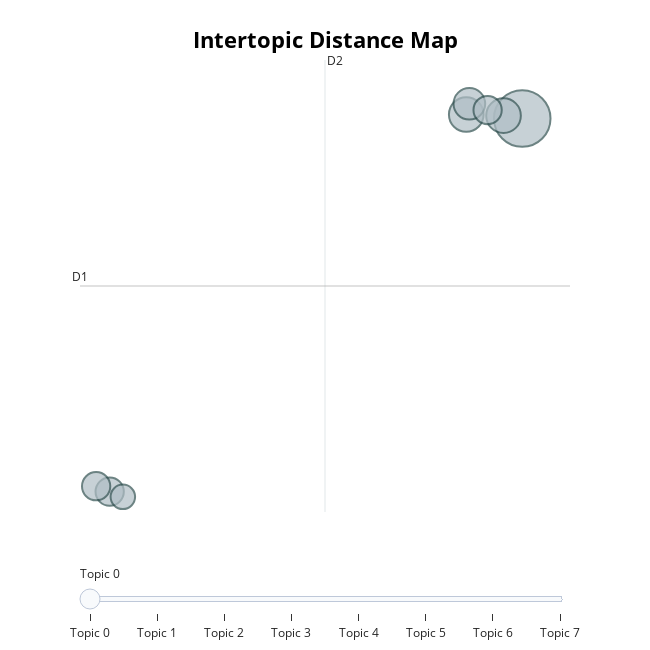

Here is the notebook cell this chart was saved with:
### Code cell
topic_model.visualize_topics()

### Figure 1 — Plotly figure (JSON) as saved in the notebook; plotly's stock layout.template omitted (floating-point values rounded to 4 significant figures)
{"data": [{"customdata": [[0, "world | america | people | nation | new", 16], [1, "government | country | public | people | citizens", 6], [2, "government | union | states | people | constitution", 6], [3, "great | government | states | people | united", 5], [4, "constitution | power | government | union | states", 4], [5, "let | world | new | know | nation", 4], [6, "men | nations | people | democracy | world", 4], [7, "century | new | people | government | nation", 3]], "hovertemplate": "<b>Topic %{customdata[0]}</b><br>%{customdata[1]}<br>Size: %{customdata[2]}", "legendgroup": "", "marker": {"color": "#B0BEC5", "line": {"color": "DarkSlateGrey", "width": 2}, "size": [16, 6, 6, 5, 4, 4, 4, 3], "sizemode": "area", "sizeref": 0.01, "symbol": "circle"}, "mode": "markers", "name": "", "orientation": "v", "showlegend": false, "type": "scatter", "x": [9.193, 7.578, 8.653, 7.667, 8.194, -2.715, -3.106, -2.335], "xaxis": "x", "y": [20.09, 20.37, 20.29, 21.15, 20.69, -6.935, -6.544, -7.315], "yaxis": "y"}], "layout": {"annotations": [{"showarrow": false, "text": "D1", "x": -3.572, "y": 7.953, "yshift": 10}, {"showarrow": false, "text": "D2", "x": 3.5, "xshift": 10, "y": 24.32}], "height": 650, "hoverlabel": {"bgcolor": "white", "font": {"family": "Rockwell", "size": 16}}, "legend": {"itemsizing": "constant", "tracegroupgap": 0}, "margin": {"t": 60}, "shapes": [{"line": {"color": "#CFD8DC", "width": 2}, "type": "line", "x0": 3.5, "x1": 3.5, "y0": -8.412, "y1": 24.32}, {"line": {"color": "#9E9E9E", "width": 2}, "type": "line", "x0": -3.572, "x1": 10.57, "y0": 7.953, "y1": 7.953}], "sliders": [{"active": 0, "pad": {"t": 50}, "steps": [{"args": [{"marker.color": [["red", "#B0BEC5", "#B0BEC5", "#B0BEC5", "#B0BEC5", "#B0BEC5", "#B0BEC5", "#B0BEC5"]]}], "label": "Topic 0", "method": "update"}, {"args": [{"marker.color": [["#B0BEC5", "red", "#B0BEC5", "#B0BEC5", "#B0BEC5", "#B0BEC5", "#B0BEC5", "#B0BEC5"]]}], "label": "Topic 1", "method": "update"}, {"args": [{"marker.color": [["#B0BEC5", "#B0BEC5", "red", "#B0BEC5", "#B0BEC5", "#B0BEC5", "#B0BEC5", "#B0BEC5"]]}], "label": "Topic 2", "method": "update"}, {"args": [{"marker.color": [["#B0BEC5", "#B0BEC5", "#B0BEC5", "red", "#B0BEC5", "#B0BEC5", "#B0BEC5", "#B0BEC5"]]}], "label": "Topic 3", "method": "update"}, {"args": [{"marker.color": [["#B0BEC5", "#B0BEC5", "#B0BEC5", "#B0BEC5", "red", "#B0BEC5", "#B0BEC5", "#B0BEC5"]]}], "label": "Topic 4", "method": "update"}, {"args": [{"marker.color": [["#B0BEC5", "#B0BEC5", "#B0BEC5", "#B0BEC5", "#B0BEC5", "red", "#B0BEC5", "#B0BEC5"]]}], "label": "Topic 5", "method": "update"}, {"args": [{"marker.color": [["#B0BEC5", "#B0BEC5", "#B0BEC5", "#B0BEC5", "#B0BEC5", "#B0BEC5", "red", "#B0BEC5"]]}], "label": "Topic 6", "method": "update"}, {"args": [{"marker.color": [["#B0BEC5", "#B0BEC5", "#B0BEC5", "#B0BEC5", "#B0BEC5", "#B0BEC5", "#B0BEC5", "red"]]}], "label": "Topic 7", "method": "update"}]}], "title": {"font": {"color": "Black", "size": 22}, "text": "<b>Intertopic Distance Map</b>", "x": 0.5, "xanchor": "center", "y": 0.95, "yanchor": "top"}, "width": 650, "xaxis": {"anchor": "y", "domain": [0, 1], "range": [-3.572, 10.57], "title": {"text": ""}, "visible": false}, "yaxis": {"anchor": "x", "domain": [0, 1], "range": [-8.412, 24.32], "title": {"text": ""}, "visible": false}}}
